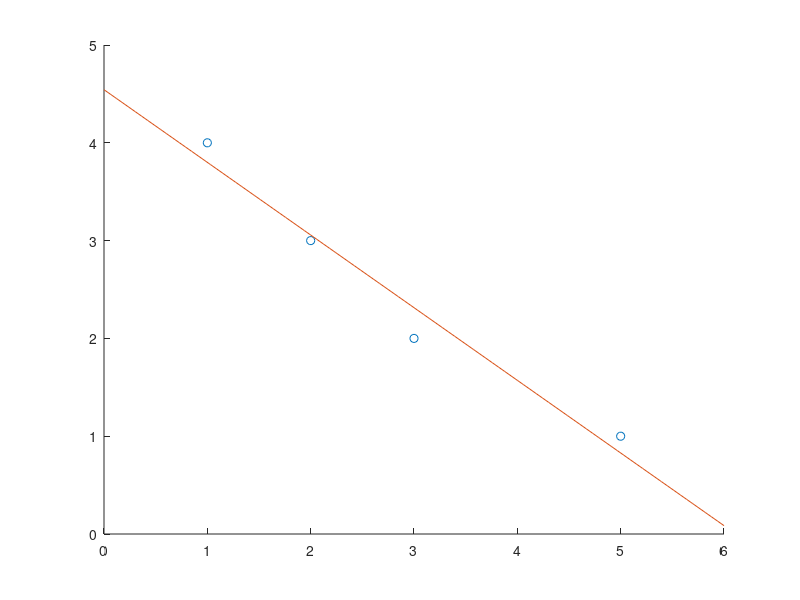

Reproduce this figure in MATLAB.
%%
x = [1, 2, 3, 5];
y = [4, 3, 2, 1];
model = @(x, P) P(1) * x + P(2);
model_error = @(P) sum((y - model(x, P)).^2);
model(x, [-1, 5])
squared_error = model_error([-1.2, 5])
xvals = linspace(0, 6);
P = fminsearch(model_error, [4, 2])

xvals = linspace(0, 6);
figure(1);
clf;
hold on;
plot(x, y, 'o');
plot(xvals, model(xvals, P));
